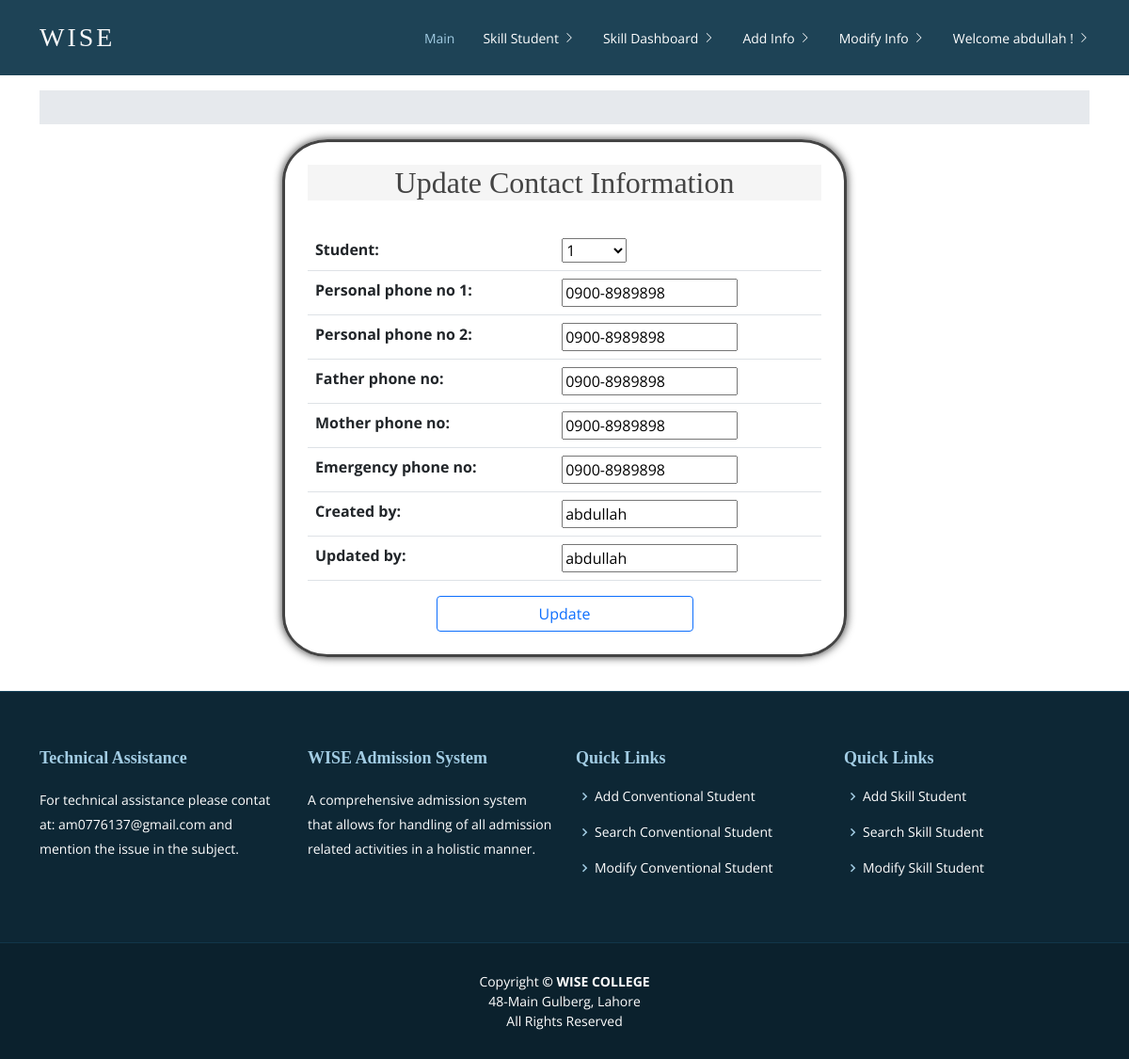
Page /update_phone_no/1/ (signed in) on the earlier database version.
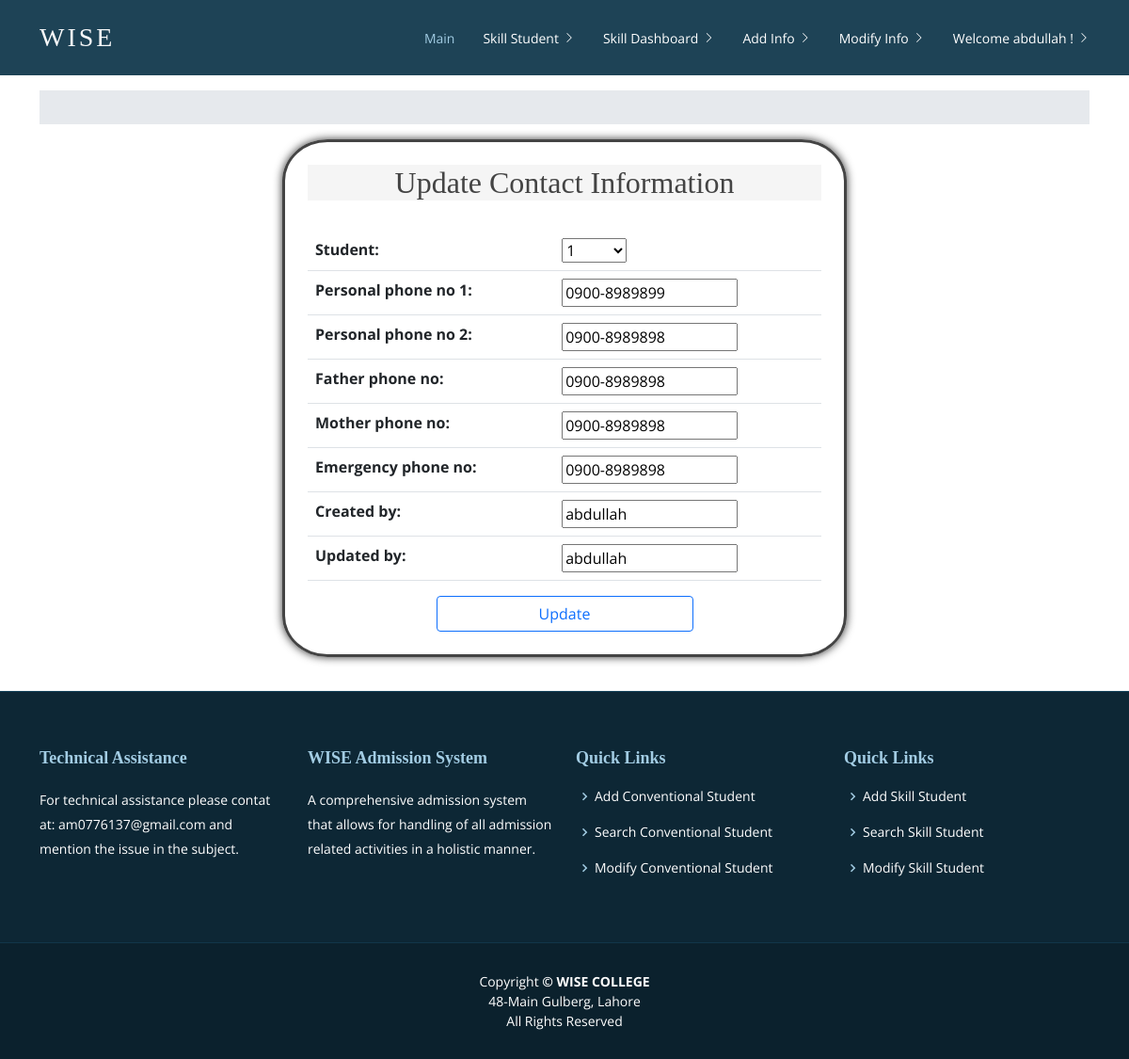
Same page on the later database version.
### AdmissionSystem/models.py (models this page shows, shortened)
class PhoneNo(models.Model):
	student = models.OneToOneField(SkillStudent, on_delete=models.CASCADE)
	personal_phone_no_1 = models.CharField(max_length=100, null=True, blank=True)
	personal_phone_no_2 = models.CharField(max_length=100, null=True, blank=True)
	father_phone_no = models.CharField(max_length=100, null=True, blank=True)
	mother_phone_no = models.CharField(max_length=100, null=True, blank=True)
	emergency_phone_no = models.CharField(max_length=100, null=True, blank=True)
	created_by = models.CharField(max_length=100, null=True, blank=True)
	updated_by = models.CharField(max_length=100, null=True, blank=True)

### AdmissionSystem/views.py (the view)
# urls.py: path('update_phone_no/<int:id>/',views.update_phone_no,name='update_phone_no'),
@login_required(login_url='loginpageview')
def update_phone_no(request,id):
	student_phone_object=PhoneNo.objects.get(student_id=id)
	if request.method=='POST':
		form=PhoneNoForm(request.POST,instance=student_phone_object)
		if form.is_valid():
			form.save()
			return redirect('update_skill_detail_view',student_phone_object)
	else:
		form=PhoneNoForm(instance=student_phone_object)
	return render(request,'phonenoupdate.html',{'form':form})

### AdmissionSystem/forms.py
class PhoneNoForm(forms.ModelForm):
    class Meta:
        model = PhoneNo
        fields = ('__all__')

### AdmissionSystem/models.py (called while the page is built)
	def __str__(self):
		return str(self.id)

### templates/phonenoupdate.html (shortened to what this page needs)
{% extends 'base.html' %}
{% load static %}
{% block content %}
<div
    style="
    text-align: left;
    width:50%;
    margin:0px auto;
    margin-bottom: 3%;
    padding: 2%;
    border-style: solid;
    border-radius: 8%;
    box-shadow: rgba(0,0,0,0.8) 0 0 10px">
        <h2 style="text-align: center; background: whitesmoke;">Update Contact Information</h2>
        <br>
        <div>
                    <form method="POST" action="">
                        <table class="table">
                           {{form}}
                        </table>
                       <input value="Update" type="submit" style="width: 50%;" class="btn btn-outline-primary mx-auto d-block">
                    </form>
        </div>
</div>
{% endblock content %}

Differences in the rows shown:
changed PhoneNo "abdullah": personal_phone_no_1 "0900-8989898" → "0900-8989899"
